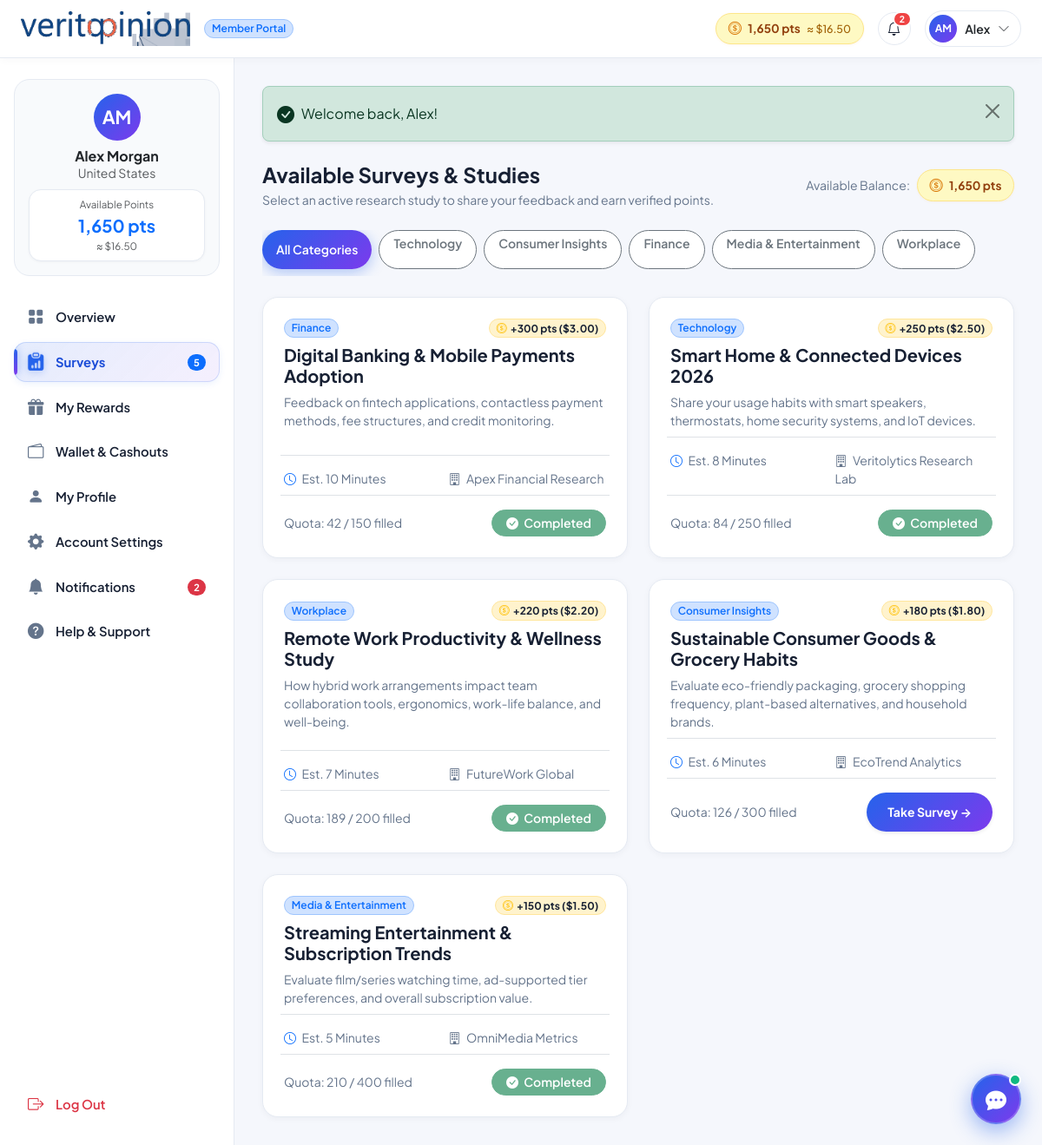
The page /member/surveys.php (signed in) on the database as committed earlier.
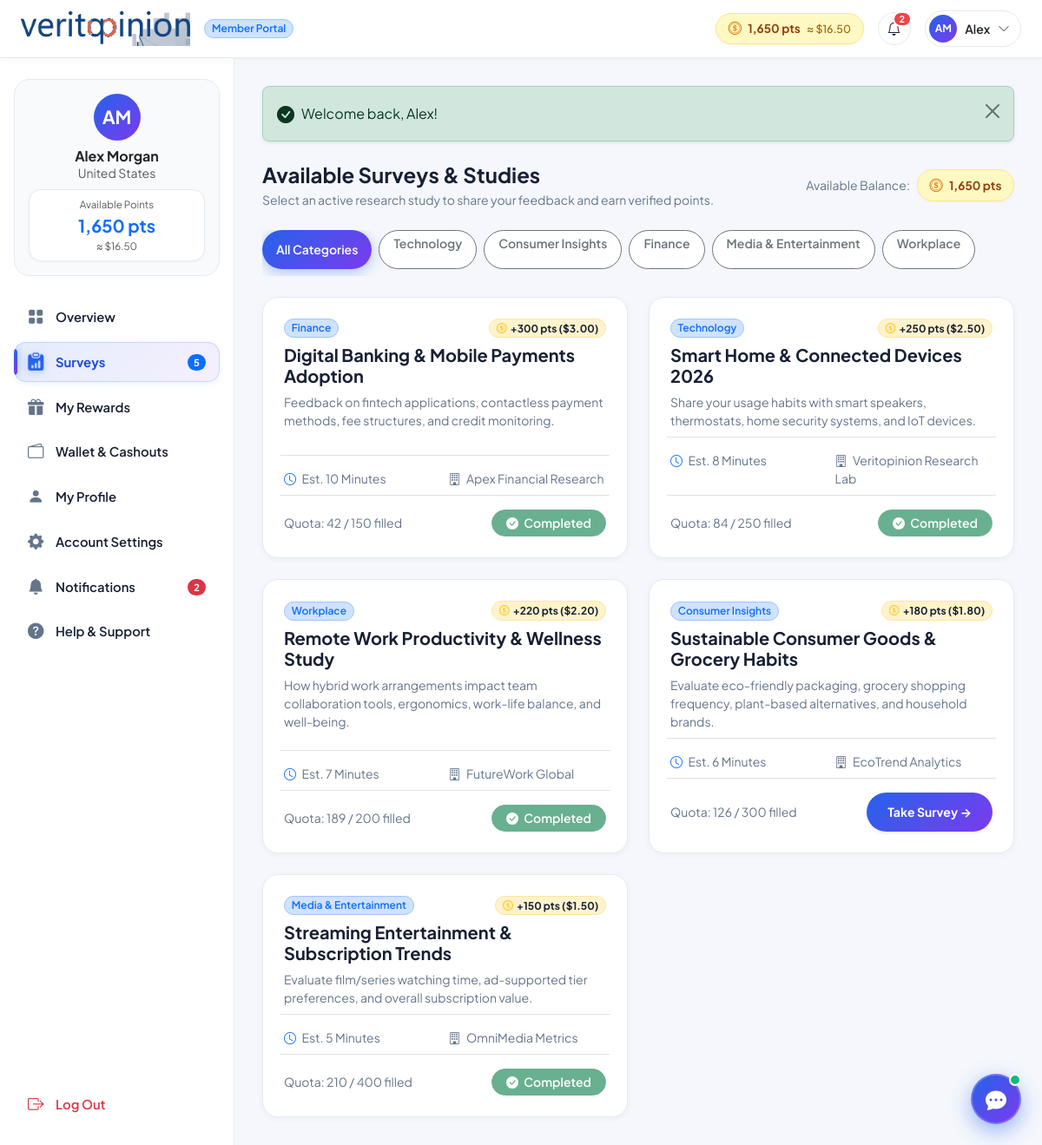
The same page on the database as committed later.
### tables this page shows
CREATE TABLE `users` (
  `id` INT AUTO_INCREMENT PRIMARY KEY,
  `first_name` VARCHAR(100) NOT NULL,
  `last_name` VARCHAR(100) NOT NULL,
  `email` VARCHAR(191) NOT NULL UNIQUE,
  `pending_email` VARCHAR(191) DEFAULT NULL,
  `email_verification_token` VARCHAR(255) DEFAULT NULL,
  `email_verification_expires_at` DATETIME DEFAULT NULL,
  `password_hash` VARCHAR(255) NOT NULL,
  `country` VARCHAR(100) NOT NULL DEFAULT 'United States',
  `state` VARCHAR(100) DEFAULT NULL,
  `city` VARCHAR(100) DEFAULT NULL,
  `phone` VARCHAR(50) DEFAULT NULL,
  `date_of_birth` DATE DEFAULT NULL,
  `gender` VARCHAR(50) DEFAULT NULL,
  `avatar` VARCHAR(255) DEFAULT NULL,
  `employment_status` VARCHAR(100) DEFAULT NULL,
  `annual_income` VARCHAR(100) DEFAULT NULL,
  `education_level` VARCHAR(100) DEFAULT NULL,
  `role` ENUM('member', 'admin') NOT NULL DEFAULT 'member',
  `status` ENUM('active', 'suspended', 'pending') NOT NULL DEFAULT 'active',
  `balance_points` INT NOT NULL DEFAULT 0,
  `lifetime_earnings_usd` DECIMAL(10,2) NOT NULL DEFAULT 0.00,
  `completed_surveys_count` INT NOT NULL DEFAULT 0,
  `profile_completion_pct` INT NOT NULL DEFAULT 35,
  `notification_preferences` TEXT DEFAULT NULL,
  `reset_token` VARCHAR(255) DEFAULT NULL,
  `reset_expires_at` DATETIME DEFAULT NULL,
  `deleted_at` DATETIME DEFAULT NULL,
  `created_at` TIMESTAMP DEFAULT CURRENT_TIMESTAMP,
  `updated_at` TIMESTAMP DEFAULT CURRENT_TIMESTAMP ON UPDATE CURRENT_TIMESTAMP,
  INDEX `idx_users_email` (`email`),
  INDEX `idx_users_role` (`role`),
  INDEX `idx_users_status` (`status`),
  INDEX `idx_users_deleted` (`deleted_at`)
);

CREATE TABLE `surveys` (
  `id` INT AUTO_INCREMENT PRIMARY KEY,
  `title` VARCHAR(255) NOT NULL,
  `description` TEXT,
  `category` VARCHAR(100) NOT NULL DEFAULT 'Consumer Insights',
  `reward_points` INT NOT NULL DEFAULT 100,
  `reward_usd` DECIMAL(10,2) NOT NULL DEFAULT 1.00,
  `duration_minutes` INT NOT NULL DEFAULT 5,
  `quota` INT NOT NULL DEFAULT 100,
  `completed_count` INT NOT NULL DEFAULT 0,
  `status` ENUM('active', 'paused', 'completed', 'draft') NOT NULL DEFAULT 'active',
  `provider` VARCHAR(100) NOT NULL DEFAULT 'Veritolytics Direct',
  `sample_questions_json` TEXT DEFAULT NULL,
  `created_at` TIMESTAMP DEFAULT CURRENT_TIMESTAMP,
  `updated_at` TIMESTAMP DEFAULT CURRENT_TIMESTAMP ON UPDATE CURRENT_TIMESTAMP,
  INDEX `idx_surveys_status` (`status`),
  INDEX `idx_surveys_category` (`category`)
);

### includes/auth_check.php (called while the page is built, shortened)
<?php
require_once __DIR__ . '/functions.php';
function is_logged_in(): bool {
    if (!empty($_SESSION['user_id'])) {
        return true;
    }
    if (!empty($_COOKIE['vy_auth_token'])) {
        $raw = base64_decode($_COOKIE['vy_auth_token'], true);
        if ($raw && str_contains($raw, ':')) {
            $parts = explode(':', $raw);
            if (count($parts) === 3) {
                [$uId, $expiry, $sig] = $parts;
                $uId = (int)$uId;
                $exp = (int)$expiry;
                if ($uId > 0 && $exp > time()) {
                    try {
                        $db = get_db();
                        $stmt = $db->prepare("SELECT id, role, status, password_hash FROM users WHERE id = :id");
                        $stmt->execute([':id' => $uId]);
                        $u = $stmt->fetch();
                        if ($u && $u['status'] !== 'suspended') {
                            $hashSnippet = substr((string)$u['password_hash'], 0, 16);
                            $expectedSig = hash_hmac('sha256', "{$uId}:{$exp}:{$hashSnippet}", get_app_secret());
                            if (hash_equals($expectedSig, $sig)) {
                                return true;
                            }
                        }
                    } catch (Throwable $e) {
                    }
                }
            }
        }
    }
    return false;
}
function current_user(): ?array {
    static $cachedUser = null;
    if ($cachedUser !== null) {
        return $cachedUser;
    }
    $db = get_db();
    try {
        $stmt = $db->prepare("
            SELECT id, first_name, last_name, email, pending_email, email_verification_token,
                   country, state, city, phone, date_of_birth, gender, avatar,
                   employment_status, annual_income, education_level, role, status,
                   balance_points, lifetime_earnings_usd, completed_surveys_count,
                   profile_completion_pct, notification_preferences, created_at, updated_at
            FROM users
            WHERE id = :id
        ");
        $stmt->execute([':id' => $_SESSION['user_id']]);
        $user = $stmt->fetch();
    } catch (Throwable $e) {
        try {
            $stmt = $db->prepare("
                SELECT id, first_name, last_name, email,
                       country, phone, date_of_birth, gender,
                       employment_status, annual_income, education_level, role, status,
                       balance_points, lifetime_earnings_usd, completed_surveys_count,
                       profile_completion_pct, created_at, updated_at
                FROM users
                WHERE id = :id
            ");
            $stmt->execute([':id' => $_SESSION['user_id']]);
            $user = $stmt->fetch();
            if ($user) {
                $user['pending_email'] = null;
                $user['email_verification_token'] = null;
                $user['email_verification_expires_at'] = null;
                $user['state'] = null;
                $user['city'] = null;
                $user['avatar'] = null;
                $user['notification_preferences'] = null;
            }
        } catch (Throwable $e2) {
            $user = null;
        }
    }
    $cachedUser = $user;
    return $cachedUser;
}
function require_login(): array {
    if (!is_logged_in() || current_user() === null) {
        $_SESSION['return_to'] = $_SERVER['REQUEST_URI'];
        flash('warning', 'Please sign in to access your Veritolytics member portal.');
        redirect('/auth/login.php');
    }
    return current_user();
}

### member/surveys.php (the view, shortened to what the rows shown need)
<?php
require_once __DIR__ . '/../includes/functions.php';
require_once __DIR__ . '/../includes/csrf.php';
require_once __DIR__ . '/../includes/auth_check.php';
$user = require_login();
$db = get_db();
$sql = "
    SELECT s.*,
           (SELECT COUNT(*) FROM survey_responses sr WHERE sr.survey_id = s.id AND sr.user_id = :uid) as is_completed
    FROM surveys s
    WHERE s.status = 'active'
";
$params = [':uid' => $user['id']];
$sql .= " ORDER BY s.reward_points DESC";
$stmt = $db->prepare($sql);
$stmt->execute($params);
$surveys = $stmt->fetchAll();
require_once __DIR__ . '/../includes/member_header.php';
?>
<div class="portal-wrapper">
    <?php require_once __DIR__ . '/../includes/member_sidebar.php'; ?>
    <div class="portal-main">
        <div class="d-flex flex-column flex-md-row justify-content-between align-items-start align-items-md-center gap-3 mb-4">
            <div class="d-flex align-items-center gap-2">
                <div class="header-wallet-badge">
                    <i class="bi bi-coin"></i>
                    <span><?= format_points($user['balance_points']) ?></span>
                </div>
            </div>
        </div>
        <?php if (empty($surveys)): ?>
            <div class="card card-vy border-0 shadow-sm p-5 text-center my-4">
                <i class="bi bi-search fs-1 text-muted mb-3"></i>
                <h5 class="fw-bold text-dark">No Surveys Found in this Category</h5>
                <p class="text-muted small mb-3">Try selecting 'All Categories' or check back later as new research cohorts open frequently.</p>
                <div>
                    <a href="<?= BASE_URL ?>/member/surveys.php" class="btn btn-brand-primary rounded-pill px-4">View All Surveys</a>
                </div>
            </div>
        <?php else: ?>
            <div class="row g-4">
                <?php foreach ($surveys as $s): ?>
                    <div class="col-lg-6">
                        <div class="card card-vy border-0 shadow-sm p-4 h-100 d-flex flex-column justify-content-between">
                            <div>
                                <div class="d-flex align-items-center justify-content-between mb-2">
                                    <span class="badge bg-primary-subtle text-primary border border-primary-subtle rounded-pill small fw-semibold px-2.5 py-1">
                                        <?= e($s['category']) ?>
                                    </span>
                                    <span class="badge bg-warning-subtle text-dark border border-warning-subtle rounded-pill px-2.5 py-1 fw-bold">
                                        <i class="bi bi-coin text-warning me-1"></i>+<?= number_format($s['reward_points']) ?> pts (<?= format_currency($s['reward_usd']) ?>)
                                    </span>
                                </div>
                                <h5 class="fw-bold text-dark mb-2"><?= e($s['title']) ?></h5>
                                <p class="text-muted small mb-3 leading-relaxed">
                                    <?= e($s['description']) ?>
                                </p>
                            </div>
                            <div>
                                <div class="row g-2 py-2 border-top border-bottom small text-muted mb-3">
                                    <div class="col-6">
                                        <i class="bi bi-clock me-1 text-primary"></i> Est. <?= $s['duration_minutes'] ?> Minutes
                                    </div>
                                    <div class="col-6">
                                        <i class="bi bi-building me-1 text-secondary"></i> <?= e($s['provider']) ?>
                                    </div>
                                </div>
                                <div class="d-flex align-items-center justify-content-between">
                                    <div class="small text-muted">
                                        Quota: <?= $s['completed_count'] ?> / <?= $s['quota'] ?> filled
                                    </div>
                                    <?php if ($s['is_completed']): ?>
                                        <button class="btn btn-sm btn-success rounded-pill px-3 py-1.5 fw-semibold" disabled>
                                            <i class="bi bi-check-circle-fill me-1"></i> Completed
                                        </button>
                                    <?php else: ?>
                                        <button type="button" class="btn btn-sm btn-brand-primary rounded-pill px-4 py-1.5 fw-bold shadow-sm" data-bs-toggle="modal" data-bs-target="#surveyModal_<?= $s['id'] ?>">
                                            Take Survey →
                                        </button>
                                    <?php endif; ?>
                                </div>
                            </div>
                        </div>
                    </div>
                <?php endforeach; ?>
            </div>
        <?php endif; ?>
<?php require_once __DIR__ . '/../includes/member_footer.php'; ?>

### includes/member_header.php (shortened to what the rows shown need)
<?php
require_once __DIR__ . '/functions.php';
require_once __DIR__ . '/auth_check.php';
$user = require_login();
?>
<!DOCTYPE html>
<html lang="en">
<head>
    <link href="https://cdn.jsdelivr.net/npm/bootstrap@5.3.3/dist/css/bootstrap.min.css" rel="stylesheet">
    <link rel="stylesheet" href="https://cdn.jsdelivr.net/npm/bootstrap-icons@1.11.3/font/bootstrap-icons.min.css">
    <link rel="stylesheet" href="<?= BASE_URL ?>/assets/css/style.css">
</head>
<body class="portal-body">
<header class="navbar navbar-expand member-portal-header sticky-top px-3 py-2">
    <div class="container-fluid px-2">
        <div class="d-flex align-items-center gap-3 ms-auto">
            <a href="<?= BASE_URL ?>/member/wallet.php" class="header-wallet-badge text-decoration-none" title="Points Wallet & Cashouts">
                <i class="bi bi-coin"></i>
                <span><?= format_points($user['balance_points']) ?></span>
                <span class="wallet-usd">≈ <?= format_currency($user['balance_points'] / POINTS_PER_USD) ?></span>
            </a>
            <div class="dropdown">
                <button class="header-user-btn" type="button" id="userMenuBtn" data-bs-toggle="dropdown" aria-expanded="false">
                    <?= user_avatar_html($user, 32) ?>
                    <span class="fw-semibold small d-none d-sm-inline text-dark"><?= e($user['first_name']) ?></span>
                    <i class="bi bi-chevron-down small text-muted"></i>
                </button>
            </div>
        </div>
    </div>
</header>

### includes/functions.php (shortened to what the rows shown need)
<?php
function e(?string $string): string {
    return htmlspecialchars($string ?? '', ENT_QUOTES, 'UTF-8');
}
function format_points(int $points): string {
    return number_format($points) . ' pts';
}
function format_currency(float|int $amount): string {
    return '$' . number_format($amount, 2);
}
function user_avatar_html(array $user, int $size = 40, string $extraClass = ''): string {
    $initials = strtoupper(substr($user['first_name'] ?? 'U', 0, 1) . substr($user['last_name'] ?? '', 0, 1));
    $fontSize = max(11, round($size * 0.38));
    return '<div class="rounded-circle bg-gradient-royal text-white fw-bold d-flex align-items-center justify-content-center shadow-xs ' . $extraClass . '" style="width: ' . $size . 'px; height: ' . $size . 'px; font-size: ' . $fontSize . 'px; flex-shrink: 0;">' . e($initials) . '</div>';
}

### includes/member_sidebar.php (shortened to what the rows shown need)
<?php
require_once __DIR__ . '/functions.php';
?>
<aside class="portal-sidebar d-none d-lg-flex">
    <div class="sidebar-user-card p-3 mb-4 text-center">
        <?= user_avatar_html($user, 54, 'mx-auto mb-2') ?>
        <h6 class="fw-bold mb-0 text-dark"><?= e($user['first_name'] . ' ' . $user['last_name']) ?></h6>
        <small class="text-muted mb-2 d-block"><?= e(!empty($user['city']) ? ($user['city'] . ', ' . $user['country']) : $user['country']) ?></small>
        <div class="sidebar-balance-box p-2 mt-1">
            <span class="text-muted d-block small" style="font-size: 0.725rem;">Available Points</span>
            <span class="fw-bold fs-5 text-primary"><?= format_points($user['balance_points']) ?></span>
            <span class="d-block text-muted small" style="font-size: 0.725rem;">≈ <?= format_currency($user['balance_points'] / POINTS_PER_USD) ?></span>
        </div>
    </div>
</aside>

Rows that differ between the two databases and show on the page:
changed surveys "Technology": provider "Veritolytics Research Lab" → "Veritopinion Research Lab"
